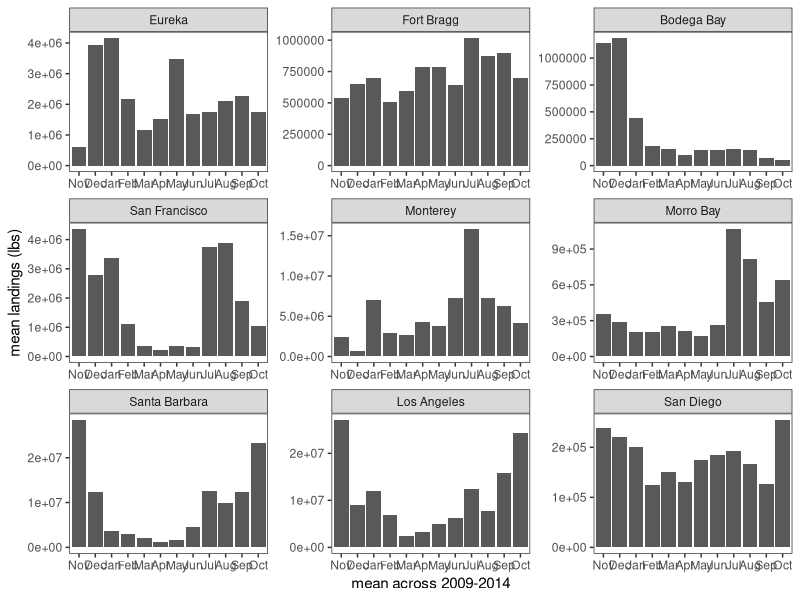
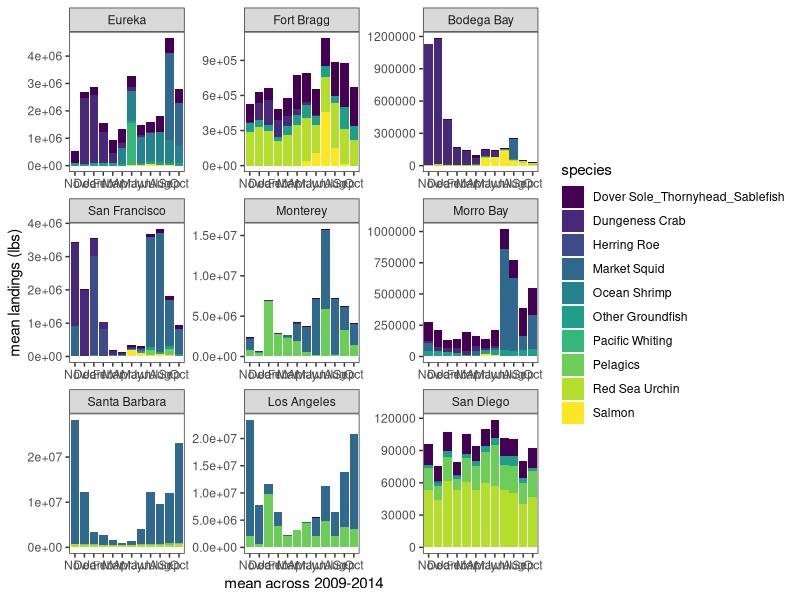
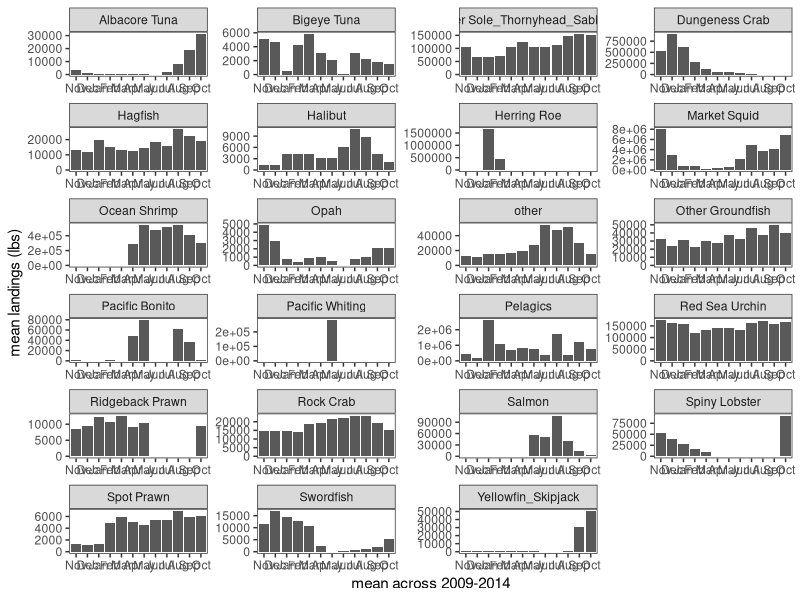
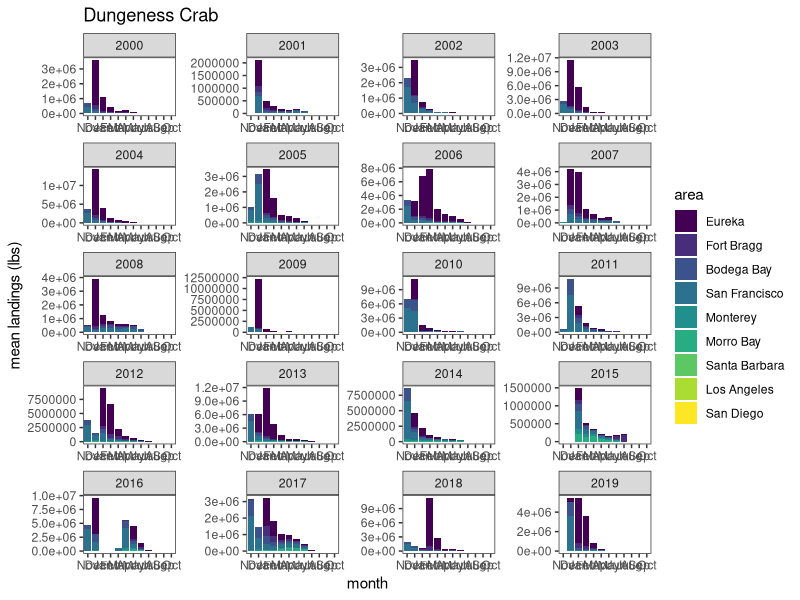
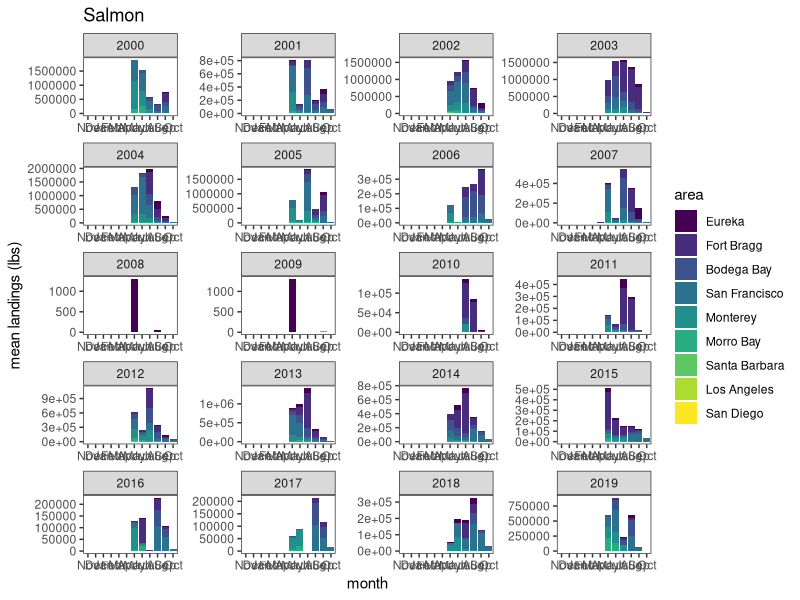

The R script that drew these images, in order: (Note: this script raises an error after producing the figures.)
# Analysis of the data from the nine areas within California, gathered from the
# California Department of Natural Resources, accessed here: 
# https://wildlife.ca.gov/Fishing/Commercial/Landings

library(stringr)
library(dplyr)
library(reshape2)
library(ggplot2)
library(viridis)


# Import datasets for all areas and for species of interest
all_areas <- read.csv("Data/DFW areas/all_areas.csv")
all_soi <- read.csv("Data/dfw_areas_all_soi.csv")
top_soi <- read.csv("Data/dfw_areas_top_soi.csv")


# Order of areas from North -> South
area_order <- c("Eureka", "Fort Bragg", "Bodega Bay", "San Francisco", 
                "Monterey", "Morro Bay", "Santa Barbara", "Los Angeles",
                "San Diego")

months_abbrev <- c("Jan", "Feb", "Mar", "Apr", "May", "Jun", "Jul", "Aug", 
                   "Sep", "Oct", "Nov", "Dec")


# All landings for the stable period ------------------------------------------
all_landings <- all_areas %>% group_by(area, year) %>% 
  summarize(across(January:Landings, sum))

all_stable <- all_landings %>% filter(between(year, 2009, 2014))
all_stable <- all_stable[, -2]  # remove year column

all_means <- all_stable %>%
  group_by(area) %>%
  summarize(across(January:Landings, mean))

colnames(all_means) <- c("species", months_abbrev)
all_means <- all_means[, c(1, 12, 13, 2:11)]  # Year starts in Nov.
all_means <- melt(all_means, id_vars = c("area"))
colnames(all_means) <- c("area", "month", "landings")
all_means$area <- factor(all_means$area, levels = area_order)

all_stable <- ggplot(all_means, aes(y = landings, x = month)) +
  geom_bar(stat = "identity") +
  ylab("mean landings (lbs)") + xlab("mean across 2009-2014") +
  theme_bw() +
  theme(panel.grid.major = element_blank(), panel.grid.minor = element_blank()) +
  facet_wrap(~area, ncol = 3, scale = "free")

ggsave(filename="DFW pdf data/Figures/all_landings_stable.pdf", all_stable,
       width=400, height=250, units="mm", dpi=300)


# Monthly averages over the stable period for the top species of interest -----
# Filter for 2009-2014
top_soi_stable <- top_soi %>% filter(between(year, 2009, 2014))

# Find monthly mean for each year
top_soi_stable <- top_soi_stable[, -15]  # remove year column
top_soi_stable$Species <- str_trim(top_soi_stable$Species, side = "both")  # Remove extra white spaces

top_soi_means <- top_soi_stable %>% 
  group_by(Species, area) %>% 
  summarize(across(January:Landings, mean))

top_soi_means <- top_soi_means[, -15]  # Remove total landings

colnames(top_soi_means) <- c("species", "area", months_abbrev)  # Update to abbreviated months

# Change column & row order to match analyses
top_soi_means <- top_soi_means[, c(1, 2, 13, 14, 3:12)]  # Year starts in Nov.
top_soi_means <- melt(top_soi_means, id_vars = c("area", "species"))
colnames(top_soi_means) <- c("species", "area", "month", "landings")
top_soi_means$area <- factor(top_soi_means$area, levels = area_order)

# Plot monthly means for stable period
monthly_areas_stable <- ggplot(top_soi_means, aes(y = landings, x = month, fill = species)) +
  geom_bar(position = "stack", stat = "identity") +
  ylab("mean landings (lbs)") + xlab("mean across 2009-2014") +
  theme_bw() +
  scale_fill_viridis(discrete = TRUE) +
  theme(panel.grid.major = element_blank(), panel.grid.minor = element_blank()) +
  facet_wrap(~area, ncol = 3, scale = "free")

ggsave(filename="DFW pdf data/Figures/area_monthly_landings_stable.pdf", monthly_areas_stable,
       width=400, height=250, units="mm", dpi=300)


# Overall monthly trends for species of interest across the stable period -----
all_soi_stable <- all_soi %>% filter(between(year, 2009, 2014))
overall_means <- all_soi_stable %>% 
  group_by(Species) %>% 
  summarize(across(January:Landings, mean))

# Reorder columns & remove total landings
colnames(overall_means) <- c("species", months_abbrev)
overall_means <- overall_means[, c(1, 12, 13, 2:11)]
overall_means <- melt(overall_means, id_vars = c("species"))
colnames(overall_means) <- c("species", "month", "landings")

monthly_stable <- ggplot(overall_means, aes(y = landings, x = month)) +
  geom_bar(position = "stack", stat = "identity") +
  ylab("mean landings (lbs)") + xlab("mean across 2009-2014") +
  theme_bw() +
  scale_fill_viridis(discrete = TRUE) +
  theme(panel.grid.major = element_blank(), panel.grid.minor = element_blank()) +
  facet_wrap(~species, ncol = 4, scale = "free")

ggsave(filename="DFW pdf data/Figures/monthly_species_stable.pdf", monthly_stable,
       width=400, height=300, units="mm", dpi=300)


# Yearly trends for species of interest ---------------------------------------
soi_plots <- all_soi[, -14]  # create new df for plots & remove total landings
soi_plots$area <- factor(soi_plots$area, levels = area_order)
colnames(soi_plots) <- c("species", months_abbrev, "year", "area")
soi_plots <- soi_plots[, c(1, 15, 14, 12, 13, 2:11)]
soi_plots$year <- as.factor(soi_plots$year)
soi_plots <- melt(soi_plots, id_vars = c("species", "area", "year"))
colnames(soi_plots) <- c("species", "area", "year", "month", "landings")

# Dungeness Crab
crab <- soi_plots %>% filter(species == "Dungeness Crab")
crab_monthly <- ggplot(crab, aes(y = landings, x = month, fill = area)) +
  geom_bar(position = "stack", stat = "identity") +
  ylab("mean landings (lbs)") +
  ggtitle("Dungeness Crab") + 
  scale_fill_viridis(discrete = TRUE) +
  theme_bw() +
  theme(panel.grid.major = element_blank(), panel.grid.minor = element_blank()) +
  facet_wrap(~year, ncol = 4, scale = "free")

ggsave(filename="DFW pdf data/Figures/crab_monthly.pdf", crab_monthly,
       width=400, height=250, units="mm", dpi=300)


# Salmon
salmon <- soi_plots %>% filter(species == "Salmon")
salmon_monthly <- ggplot(salmon, aes(y = landings, x = month, fill = area)) +
  geom_bar(position = "stack", stat = "identity") +
  ylab("mean landings (lbs)") +
  ggtitle("Salmon") + 
  scale_fill_viridis(discrete = TRUE) +
  theme_bw() +
  theme(panel.grid.major = element_blank(), panel.grid.minor = element_blank()) +
  facet_wrap(~year, ncol = 4, scale = "free")

ggsave(filename="DFW pdf data/Figures/salmon_monthly.pdf", salmon_monthly,
       width=400, height=250, units="mm", dpi=300)

# Groundfish
groundfish <- soi_plots %>% filter(species == "Groundfish")
groundfish_monthly <- ggplot(groundfish, aes(y = landings, x = month, fill = area)) +
  geom_bar(position = "stack", stat = "identity") +
  ylab("mean landings (lbs)") +
  ggtitle("groundfish") + 
  scale_fill_viridis(discrete = TRUE) +
  theme_bw() +
  theme(panel.grid.major = element_blank(), panel.grid.minor = element_blank()) +
  facet_wrap(~year, ncol = 4, scale = "free")

ggsave(filename="DFW pdf data/Figures/groundfish_monthly.pdf", groundfish_monthly,
       width=400, height=250, units="mm", dpi=300)

# Market Squid
squid <- soi_plots %>% filter(species == "Market Squid")
squid_monthly <- ggplot(squid, aes(y = landings, x = month, fill = area)) +
  geom_bar(position = "stack", stat = "identity") +
  ylab("mean landings (lbs)") +
  ggtitle("Market Squid") + 
  scale_fill_viridis(discrete = TRUE) +
  theme_bw() +
  theme(panel.grid.major = element_blank(), panel.grid.minor = element_blank()) +
  facet_wrap(~year, ncol = 4, scale = "free")

ggsave(filename="DFW pdf data/Figures/squid_monthly.pdf", squid_monthly,
       width=400, height=250, units="mm", dpi=300)
